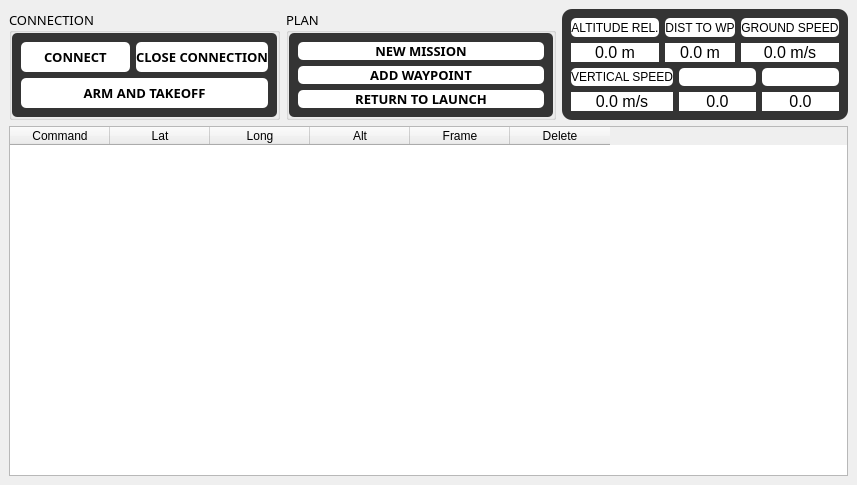
<?xml version="1.0" encoding="UTF-8"?>
<ui version="4.0">
 <class>MainWindow</class>
 <widget class="QMainWindow" name="MainWindow">
  <property name="geometry">
   <rect>
    <x>0</x>
    <y>0</y>
    <width>857</width>
    <height>485</height>
   </rect>
  </property>
  <property name="windowTitle">
   <string>GCS-Test</string>
  </property>
  <widget class="QWidget" name="centralwidget">
   <layout class="QVBoxLayout" name="verticalLayout_14">
    <item>
     <layout class="QVBoxLayout" name="verticalLayout_13">
      <item>
       <layout class="QHBoxLayout" name="horizontalLayout_4">
        <item>
         <widget class="QGroupBox" name="groupBox">
          <property name="font">
           <font>
            <family>Myanmar Text</family>
            <pointsize>10</pointsize>
            <italic>false</italic>
           </font>
          </property>
          <property name="styleSheet">
           <string notr="true"/>
          </property>
          <property name="title">
           <string>CONNECTION</string>
          </property>
          <property name="alignment">
           <set>Qt::AlignLeading|Qt::AlignLeft|Qt::AlignVCenter</set>
          </property>
          <layout class="QVBoxLayout" name="verticalLayout_4">
           <property name="leftMargin">
            <number>0</number>
           </property>
           <property name="topMargin">
            <number>0</number>
           </property>
           <property name="rightMargin">
            <number>0</number>
           </property>
           <property name="bottomMargin">
            <number>0</number>
           </property>
           <item>
            <widget class="QFrame" name="frame">
             <property name="styleSheet">
              <string notr="true">QFrame{
background-color:rgb(52,52,52);
border-radius:5px;
}</string>
             </property>
             <property name="frameShape">
              <enum>QFrame::StyledPanel</enum>
             </property>
             <property name="frameShadow">
              <enum>QFrame::Raised</enum>
             </property>
             <layout class="QVBoxLayout" name="verticalLayout_3">
              <item>
               <layout class="QHBoxLayout" name="horizontalLayout">
                <item>
                 <widget class="QPushButton" name="pushButton">
                  <property name="sizePolicy">
                   <sizepolicy hsizetype="Minimum" vsizetype="Minimum">
                    <horstretch>0</horstretch>
                    <verstretch>0</verstretch>
                   </sizepolicy>
                  </property>
                  <property name="font">
                   <font>
                    <family>Myanmar Text</family>
                    <pointsize>10</pointsize>
                    <weight>75</weight>
                    <bold>true</bold>
                   </font>
                  </property>
                  <property name="styleSheet">
                   <string notr="true">QPushButton{
background-color:rgb(255,255,255);
border-radius:5px;
}</string>
                  </property>
                  <property name="text">
                   <string>CONNECT</string>
                  </property>
                 </widget>
                </item>
                <item>
                 <widget class="QPushButton" name="pushButton_2">
                  <property name="sizePolicy">
                   <sizepolicy hsizetype="Minimum" vsizetype="Minimum">
                    <horstretch>0</horstretch>
                    <verstretch>0</verstretch>
                   </sizepolicy>
                  </property>
                  <property name="font">
                   <font>
                    <family>Myanmar Text</family>
                    <pointsize>10</pointsize>
                    <weight>75</weight>
                    <bold>true</bold>
                   </font>
                  </property>
                  <property name="styleSheet">
                   <string notr="true">QPushButton{
background-color:rgb(255,255,255);
border-radius:5px;
}</string>
                  </property>
                  <property name="text">
                   <string>CLOSE CONNECTION</string>
                  </property>
                 </widget>
                </item>
               </layout>
              </item>
              <item>
               <widget class="QPushButton" name="pushButton_7">
                <property name="sizePolicy">
                 <sizepolicy hsizetype="Minimum" vsizetype="Minimum">
                  <horstretch>0</horstretch>
                  <verstretch>0</verstretch>
                 </sizepolicy>
                </property>
                <property name="font">
                 <font>
                  <family>Myanmar Text</family>
                  <pointsize>10</pointsize>
                  <weight>75</weight>
                  <bold>true</bold>
                 </font>
                </property>
                <property name="styleSheet">
                 <string notr="true">QPushButton{
background-color:rgb(255,255,255);
border-radius:5px;
}</string>
                </property>
                <property name="text">
                 <string>ARM AND TAKEOFF</string>
                </property>
               </widget>
              </item>
             </layout>
            </widget>
           </item>
          </layout>
         </widget>
        </item>
        <item>
         <widget class="QGroupBox" name="groupBox_2">
          <property name="font">
           <font>
            <family>Myanmar Text</family>
            <pointsize>10</pointsize>
            <italic>false</italic>
           </font>
          </property>
          <property name="layoutDirection">
           <enum>Qt::LeftToRight</enum>
          </property>
          <property name="styleSheet">
           <string notr="true"/>
          </property>
          <property name="title">
           <string>PLAN</string>
          </property>
          <property name="alignment">
           <set>Qt::AlignLeading|Qt::AlignLeft|Qt::AlignVCenter</set>
          </property>
          <layout class="QVBoxLayout" name="verticalLayout_2">
           <property name="spacing">
            <number>7</number>
           </property>
           <property name="leftMargin">
            <number>0</number>
           </property>
           <property name="topMargin">
            <number>0</number>
           </property>
           <property name="rightMargin">
            <number>0</number>
           </property>
           <property name="bottomMargin">
            <number>0</number>
           </property>
           <item>
            <widget class="QFrame" name="frame_2">
             <property name="styleSheet">
              <string notr="true">QFrame{
background-color:rgb(52,52,52);
border-radius:5px;
}</string>
             </property>
             <property name="frameShape">
              <enum>QFrame::StyledPanel</enum>
             </property>
             <property name="frameShadow">
              <enum>QFrame::Raised</enum>
             </property>
             <layout class="QVBoxLayout" name="verticalLayout">
              <item>
               <widget class="QPushButton" name="pushButton_4">
                <property name="sizePolicy">
                 <sizepolicy hsizetype="Minimum" vsizetype="Minimum">
                  <horstretch>0</horstretch>
                  <verstretch>0</verstretch>
                 </sizepolicy>
                </property>
                <property name="font">
                 <font>
                  <family>Myanmar Text</family>
                  <pointsize>10</pointsize>
                  <weight>75</weight>
                  <bold>true</bold>
                 </font>
                </property>
                <property name="styleSheet">
                 <string notr="true">QPushButton{
background-color:rgb(255,255,255);
border-radius:5px;
}</string>
                </property>
                <property name="text">
                 <string>NEW MISSION</string>
                </property>
               </widget>
              </item>
              <item>
               <widget class="QPushButton" name="pushButton_5">
                <property name="sizePolicy">
                 <sizepolicy hsizetype="Minimum" vsizetype="Minimum">
                  <horstretch>0</horstretch>
                  <verstretch>0</verstretch>
                 </sizepolicy>
                </property>
                <property name="font">
                 <font>
                  <family>Myanmar Text</family>
                  <pointsize>10</pointsize>
                  <weight>75</weight>
                  <bold>true</bold>
                 </font>
                </property>
                <property name="styleSheet">
                 <string notr="true">QPushButton{
background-color:rgb(255,255,255);
border-radius:5px;
}</string>
                </property>
                <property name="text">
                 <string>ADD WAYPOINT</string>
                </property>
               </widget>
              </item>
              <item>
               <widget class="QPushButton" name="pushButton_6">
                <property name="sizePolicy">
                 <sizepolicy hsizetype="Minimum" vsizetype="Minimum">
                  <horstretch>0</horstretch>
                  <verstretch>0</verstretch>
                 </sizepolicy>
                </property>
                <property name="font">
                 <font>
                  <family>Myanmar Text</family>
                  <pointsize>10</pointsize>
                  <weight>75</weight>
                  <bold>true</bold>
                 </font>
                </property>
                <property name="styleSheet">
                 <string notr="true">QPushButton{
background-color:rgb(255,255,255);
border-radius:5px;
}</string>
                </property>
                <property name="text">
                 <string>RETURN TO LAUNCH</string>
                </property>
               </widget>
              </item>
             </layout>
            </widget>
           </item>
          </layout>
         </widget>
        </item>
        <item>
         <widget class="QFrame" name="frame_3">
          <property name="sizePolicy">
           <sizepolicy hsizetype="Fixed" vsizetype="Preferred">
            <horstretch>0</horstretch>
            <verstretch>0</verstretch>
           </sizepolicy>
          </property>
          <property name="styleSheet">
           <string notr="true">QFrame{
background-color:rgb(52, 52, 52);
border-radius:10px;
}</string>
          </property>
          <property name="frameShape">
           <enum>QFrame::StyledPanel</enum>
          </property>
          <property name="frameShadow">
           <enum>QFrame::Raised</enum>
          </property>
          <layout class="QVBoxLayout" name="verticalLayout_8">
           <item>
            <layout class="QVBoxLayout" name="verticalLayout_7">
             <item>
              <layout class="QHBoxLayout" name="horizontalLayout_2">
               <item>
                <layout class="QVBoxLayout" name="verticalLayout_5">
                 <item>
                  <widget class="QLabel" name="label">
                   <property name="styleSheet">
                    <string notr="true">QLabel{
background-color:rgb(255, 255, 255);
color:rgb(0, 0, 0);
border-radius:5px;
}</string>
                   </property>
                   <property name="text">
                    <string>ALTITUDE REL.</string>
                   </property>
                   <property name="alignment">
                    <set>Qt::AlignCenter</set>
                   </property>
                  </widget>
                 </item>
                 <item>
                  <widget class="QLabel" name="label_3">
                   <property name="font">
                    <font>
                     <pointsize>12</pointsize>
                    </font>
                   </property>
                   <property name="styleSheet">
                    <string notr="true">QLabel{
background-color:rgb(255, 255, 255);
color:rgb(0, 0, 0);
}</string>
                   </property>
                   <property name="text">
                    <string>0.0 m</string>
                   </property>
                   <property name="alignment">
                    <set>Qt::AlignCenter</set>
                   </property>
                  </widget>
                 </item>
                </layout>
               </item>
               <item>
                <layout class="QVBoxLayout" name="verticalLayout_6">
                 <item>
                  <widget class="QLabel" name="label_9">
                   <property name="styleSheet">
                    <string notr="true">QLabel{
background-color:rgb(255, 255, 255);
color:rgb(0, 0, 0);
border-radius:5px;
}</string>
                   </property>
                   <property name="text">
                    <string>DIST TO WP</string>
                   </property>
                   <property name="alignment">
                    <set>Qt::AlignCenter</set>
                   </property>
                  </widget>
                 </item>
                 <item>
                  <widget class="QLabel" name="label_10">
                   <property name="font">
                    <font>
                     <pointsize>12</pointsize>
                    </font>
                   </property>
                   <property name="styleSheet">
                    <string notr="true">QLabel{
background-color:rgb(255, 255, 255);
color:rgb(0, 0, 0);
}</string>
                   </property>
                   <property name="text">
                    <string>0.0 m</string>
                   </property>
                   <property name="alignment">
                    <set>Qt::AlignCenter</set>
                   </property>
                  </widget>
                 </item>
                </layout>
               </item>
               <item>
                <layout class="QVBoxLayout" name="verticalLayout_9">
                 <item>
                  <widget class="QLabel" name="label_13">
                   <property name="styleSheet">
                    <string notr="true">QLabel{
background-color:rgb(255, 255, 255);
color:rgb(0, 0, 0);
border-radius:5px;
}</string>
                   </property>
                   <property name="text">
                    <string>GROUND SPEED</string>
                   </property>
                   <property name="alignment">
                    <set>Qt::AlignCenter</set>
                   </property>
                  </widget>
                 </item>
                 <item>
                  <widget class="QLabel" name="label_14">
                   <property name="font">
                    <font>
                     <pointsize>12</pointsize>
                    </font>
                   </property>
                   <property name="styleSheet">
                    <string notr="true">QLabel{
background-color:rgb(255, 255, 255);
color:rgb(0, 0, 0);
}</string>
                   </property>
                   <property name="text">
                    <string>0.0 m/s</string>
                   </property>
                   <property name="alignment">
                    <set>Qt::AlignCenter</set>
                   </property>
                  </widget>
                 </item>
                </layout>
               </item>
              </layout>
             </item>
             <item>
              <layout class="QHBoxLayout" name="horizontalLayout_3">
               <item>
                <layout class="QVBoxLayout" name="verticalLayout_10">
                 <item>
                  <widget class="QLabel" name="label_11">
                   <property name="styleSheet">
                    <string notr="true">QLabel{
background-color:rgb(255, 255, 255);
color:rgb(0, 0, 0);
border-radius:5px;
}</string>
                   </property>
                   <property name="text">
                    <string>VERTICAL SPEED</string>
                   </property>
                   <property name="alignment">
                    <set>Qt::AlignCenter</set>
                   </property>
                  </widget>
                 </item>
                 <item>
                  <widget class="QLabel" name="label_12">
                   <property name="font">
                    <font>
                     <pointsize>12</pointsize>
                    </font>
                   </property>
                   <property name="styleSheet">
                    <string notr="true">QLabel{
background-color:rgb(255, 255, 255);
color:rgb(0, 0, 0);
}</string>
                   </property>
                   <property name="text">
                    <string>0.0 m/s</string>
                   </property>
                   <property name="alignment">
                    <set>Qt::AlignCenter</set>
                   </property>
                  </widget>
                 </item>
                </layout>
               </item>
               <item>
                <layout class="QVBoxLayout" name="verticalLayout_11">
                 <item>
                  <widget class="QLabel" name="label_15">
                   <property name="styleSheet">
                    <string notr="true">QLabel{
background-color:rgb(255, 255, 255);
color:rgb(0, 0, 0);
border-radius:5px;
}</string>
                   </property>
                   <property name="text">
                    <string/>
                   </property>
                   <property name="alignment">
                    <set>Qt::AlignCenter</set>
                   </property>
                  </widget>
                 </item>
                 <item>
                  <widget class="QLabel" name="label_16">
                   <property name="font">
                    <font>
                     <pointsize>12</pointsize>
                    </font>
                   </property>
                   <property name="styleSheet">
                    <string notr="true">QLabel{
background-color:rgb(255, 255, 255);
color:rgb(0, 0, 0);
}</string>
                   </property>
                   <property name="text">
                    <string>0.0</string>
                   </property>
                   <property name="alignment">
                    <set>Qt::AlignCenter</set>
                   </property>
                  </widget>
                 </item>
                </layout>
               </item>
               <item>
                <layout class="QVBoxLayout" name="verticalLayout_12">
                 <item>
                  <widget class="QLabel" name="label_17">
                   <property name="styleSheet">
                    <string notr="true">QLabel{
background-color:rgb(255, 255, 255);
color:rgb(0, 0, 0);
border-radius:5px;
}</string>
                   </property>
                   <property name="text">
                    <string/>
                   </property>
                   <property name="alignment">
                    <set>Qt::AlignCenter</set>
                   </property>
                  </widget>
                 </item>
                 <item>
                  <widget class="QLabel" name="label_18">
                   <property name="font">
                    <font>
                     <pointsize>12</pointsize>
                    </font>
                   </property>
                   <property name="styleSheet">
                    <string notr="true">QLabel{
background-color:rgb(255, 255, 255);
color:rgb(0, 0, 0);
}</string>
                   </property>
                   <property name="text">
                    <string>0.0</string>
                   </property>
                   <property name="alignment">
                    <set>Qt::AlignCenter</set>
                   </property>
                  </widget>
                 </item>
                </layout>
               </item>
              </layout>
             </item>
            </layout>
           </item>
          </layout>
         </widget>
        </item>
       </layout>
      </item>
      <item>
       <widget class="QTableWidget" name="tableWidget">
        <property name="sortingEnabled">
         <bool>false</bool>
        </property>
        <column>
         <property name="text">
          <string>Command</string>
         </property>
        </column>
        <column>
         <property name="text">
          <string>Lat</string>
         </property>
        </column>
        <column>
         <property name="text">
          <string>Long</string>
         </property>
        </column>
        <column>
         <property name="text">
          <string>Alt</string>
         </property>
        </column>
        <column>
         <property name="text">
          <string>Frame</string>
         </property>
        </column>
        <column>
         <property name="text">
          <string>Delete</string>
         </property>
        </column>
       </widget>
      </item>
     </layout>
    </item>
   </layout>
  </widget>
  <widget class="QMenuBar" name="menubar">
   <property name="geometry">
    <rect>
     <x>0</x>
     <y>0</y>
     <width>857</width>
     <height>26</height>
    </rect>
   </property>
  </widget>
 </widget>
 <resources/>
 <connections/>
</ui>
